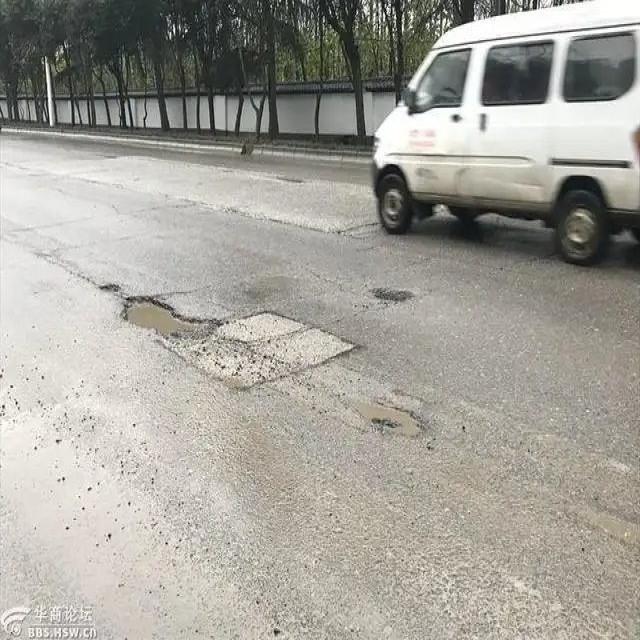
#> input picture data/dataset/images/train/buraco_001.jpg, 640 x 640 px
$ python build_dataset.py
#> lines starting #> are read from the running program, lines starting #| are printed output that depends on the picture
"""
Monta o dataset do CPZAO (Auditoria de Calcadas) no formato YOLO.

A sacada aqui e: em vez de sair fotografando calcada na rua, a gente aproveita 3 bases
publicas que JA sao rotuladas, pega so o que interessa de cada uma e junta tudo numa
taxonomia unica de 3 classes:

  A) buraco_trinca  -> HF Ryukijano/Pothole-detection-Yolov8      (ja vem em caixa YOLO)
  B) piso_tatil     -> Blind road & crosswalk dataset (GitHub)     (vem em mascara -> viro caixa)
  C) obstaculo      -> HF Abtinzandi/Obstacle-Detection-Dataset-YOLO (25 classes -> junto em 1)

Saida: data/dataset/{images,labels}/{train,val,test} + dataset.yaml + estatisticas em docs/.
"""
import os, csv, json, glob, shutil, random, hashlib, io, sys
import urllib.request
from collections import Counter, defaultdict

import cv2
import numpy as np

# caminhos base
ROOT = os.path.dirname(os.path.dirname(os.path.abspath(__file__)))
RAW = os.path.join(ROOT, "_scratch", "raw")   # fontes brutas baixadas (fora do git)
OUT = os.path.join(ROOT, "data", "dataset")    # dataset final que o treino consome
DOCS = os.path.join(ROOT, "docs")              # estatisticas + figuras de QA

CLASSES = ["buraco_trinca", "piso_tatil", "obstaculo"]  # ordem = indice da classe no label
SPLIT = {"train": 70, "val": 20, "test": 10}            # quantas imagens por split (total 100)
TARGET = {"buraco_trinca": 34, "piso_tatil": 33, "obstaculo": 33}  # quantas imagens por classe (~equilibrado)

ROD_BASE = "https://huggingface.co/datasets/Abtinzandi/Obstacle-Detection-Dataset-YOLO/resolve/main"
# das 25 classes do ROD, essas sao as que fazem sentido como "obstaculo de calcada"
# (poste, lixeira, banco, cone, hidrante, placa, etc) -> todas viram a classe 2
ROD_OBSTACLE_IDS = {5, 6, 9, 13, 17, 18, 19, 20, 21, 22, 23, 24}
ROD_NAMES = ["Bike", "Building", "Car", "Person", "Stairs", "Traffic sign", "Electrical Pole",
             "Road", "Motorcycle", "Dustbin", "Dog", "Manhole", "Tree", "Guard rail",
             "Pedestrian crosswalk", "Truck", "Bus", "Bench", "Traffic Cone", "Fire hydrant",
             "Teraffic Barrel", "Plant Pot", "Electrical Box", "Chair", "Bicycle Rack"]

# ----------------------------------------------------------------------------
# helpers (funcoes auxiliares usadas por todo o resto)
# ----------------------------------------------------------------------------

def ahash(path, size=8):
    """
    'average hash' da imagem: uma assinatura de 64 bits (8x8) que resume o visual.
    Imagens parecidas tem hash parecido -> uso isso pra achar quase-duplicatas.
    """
    img = cv2.imread(path, cv2.IMREAD_GRAYSCALE)
    if img is None:
        return None
    small = cv2.resize(img, (size, size), interpolation=cv2.INTER_AREA)  # encolhe pra 8x8
    return (small > small.mean()).flatten().astype(np.uint8)  # cada pixel: acima ou abaixo da media


def hamming(a, b):
    """Distancia de Hamming: em quantos bits os dois hashes diferem (quanto menor, mais parecido)."""
    return int(np.count_nonzero(a != b))


def valid_image(path):
    """Checa se a imagem decodifica inteira (evita JPEG truncado entrar no dataset)."""
    try:
        from PIL import Image
        with Image.open(path) as im:
            im.load()
        return True
    except Exception:  # noqa
        return False


def download(url, dest):
    """Baixa url -> dest, pulando se o arquivo ja existe (idempotente, igual ao download_sources)."""
    if os.path.exists(dest) and os.path.getsize(dest) > 0:
        return dest
    os.makedirs(os.path.dirname(dest), exist_ok=True)
    req = urllib.request.Request(url, headers={"User-Agent": "Mozilla/5.0 cpzao-dataset"})
    with urllib.request.urlopen(req, timeout=180) as r, open(dest, "wb") as f:
        shutil.copyfileobj(r, f)  # copia em streaming (nao carrega tudo na memoria)
    return dest


def read_yolo(path, allowed=None):
    """
    Le um arquivo de label YOLO e devolve lista de (classe, xc, yc, w, h).
    Se 'allowed' for passado, so mantem as linhas cujas classes estao nesse conjunto.
    """
    out = []
    if not os.path.exists(path):
        return out
    with open(path) as f:
        for line in f:
            p = line.split()
            if len(p) < 5:
                continue  # linha quebrada, ignora
            cls = int(float(p[0]))
            if allowed is not None and cls not in allowed:
                continue  # classe que nao interessa
            out.append((cls, *[float(x) for x in p[1:5]]))
    return out


# ----------------------------------------------------------------------------
# fonte A: buraco / trinca  (pothole, ja vem em caixa YOLO)
# ----------------------------------------------------------------------------

def collect_potholes(target):
    """Pega 'target' imagens de buraco que tenham caixa (classe 0) e abram direito."""
    base = os.path.join(RAW, "pothole")
    items = []
    for split in ("train", "valid", "test"):  # varre os 3 splits originais da fonte
        idir, ldir = os.path.join(base, split, "images"), os.path.join(base, split, "labels")
        if not os.path.isdir(idir):
            continue
        for img in sorted(glob.glob(os.path.join(idir, "*"))):
            stem = os.path.splitext(os.path.basename(img))[0]  # nome sem extensao
            boxes = read_yolo(os.path.join(ldir, stem + ".txt"), allowed={0})  # so a classe 0 (buraco)
            if boxes and valid_image(img):
                items.append({"img": img, "boxes": boxes, "src": "Ryukijano/pothole"})
    random.seed(11)           # semente fixa -> sempre pega as mesmas imagens (reprodutivel)
    random.shuffle(items)
    return items[:target]     # corta no alvo


# ----------------------------------------------------------------------------
# fonte B: piso tatil (a anotacao vem como mascara de pixels -> converto pra caixa)
# ----------------------------------------------------------------------------

def mask_to_boxes(mask_path, min_area_ratio=0.0015, close_k=15):
    """
    Converte a mascara de segmentacao do piso tatil em caixas YOLO.
    Passos: isola a cor do piso tatil -> fecha buracos -> acha blobs -> vira caixa.
    """
    m = cv2.imread(mask_path, cv2.IMREAD_COLOR)  # le a mascara em BGR
    if m is None:
        return []
    # na base chinesa, piso tatil (盲道) e pintado de RGB (128,128,0), que em BGR fica (0,128,128)
    blind = (m[:, :, 0] == 0) & (m[:, :, 1] == 128) & (m[:, :, 2] == 128)
    if blind.sum() == 0:
        return []  # nao tem piso tatil nessa mascara
    binm = (blind * 255).astype(np.uint8)  # mascara binaria (0/255)
    k = np.ones((close_k, close_k), np.uint8)
    binm = cv2.morphologyEx(binm, cv2.MORPH_CLOSE, k)  # fecha falhas/buraquinhos na mascara
    # acha os componentes conectados (cada blob separado = um pedaco de piso tatil)
    n, lab, stats, _ = cv2.connectedComponentsWithStats(binm, 8)
    H, W = binm.shape
    boxes = []
    for i in range(1, n):  # i=0 e o fundo, por isso comeca em 1
        x, y, w, h, area = stats[i]
        if area < min_area_ratio * H * W:
            continue  # blob pequeno demais -> provavelmente ruido
        if w < 8 or h < 8:
            continue  # caixa minuscula -> descarta
        # converte (x,y,w,h) em pixels pra formato YOLO normalizado (centro + tamanho em 0..1)
        boxes.append((1, (x + w / 2) / W, (y + h / 2) / H, w / W, h / H))
    return boxes


def collect_tactile(target):
    """Coleta imagens de piso tatil, converte mascara->caixa e tira quase-duplicatas (frames de video)."""
    base = os.path.join(RAW, "blindroad", "Blind road and crosswalk dataset")
    items = []
    for split in ("train", "val", "test"):
        for img in sorted(glob.glob(os.path.join(base, split, "*.jpg"))):
            stem = os.path.splitext(os.path.basename(img))[0]
            mpath = os.path.join(base, split + "_labels", stem + ".png")  # mascara correspondente
            if not os.path.exists(mpath):
                continue
            if not valid_image(img):
                continue
            boxes = mask_to_boxes(mpath)
            if boxes:
                items.append({"img": img, "boxes": boxes, "src": "qweawq/blind-road"})
    # essa base e feita de frames de video, entao tem muita imagem quase igual.
    # aqui mantenho so 1 por grupo de visual parecido (hamming <= 8 no average hash)
    kept, seen = [], []
    for it in sorted(items, key=lambda x: x["img"]):
        h = ahash(it["img"])
        if h is None:
            continue
        if any(hamming(h, s) <= 8 for s in seen):
            continue  # ja tenho uma imagem quase identica a essa
        seen.append(h)
        kept.append(it)
    random.seed(12)
    random.shuffle(kept)
    return kept[:target]


# ----------------------------------------------------------------------------
# fonte C: obstaculo (mobiliario urbano do dataset ROD)
# ----------------------------------------------------------------------------

def collect_obstacles(target):
    """Coleta imagens com mobiliario urbano, baixando so as que a gente vai usar."""
    rows = []
    # 1) le os CSVs de metadados dos 3 splits (cada linha descreve uma imagem e suas classes)
    for split in ("train", "valid", "test"):
        p = os.path.join(RAW, "rod", f"{split}_metadata.csv")
        if not os.path.exists(p):
            continue
        with open(p, newline="", encoding="utf-8-sig") as f:
            for r in csv.DictReader(f):
                r["_split"] = split
                rows.append(r)

    def classes(r):
        # conjunto de ids de classe presentes naquela imagem
        return {int(x) for x in r["class_ids"].split(",") if x.strip()}

    # 'pure' = imagens que SO tem obstaculo (cena limpa de mobiliario)
    pure = [r for r in rows if classes(r) and classes(r) <= ROD_OBSTACLE_IDS]
    pure_names = {r["file_name"] for r in pure}
    # 'mixed' = imagens que tem obstaculo mas tambem outras coisas (cena de rua mais realista)
    mixed = [r for r in rows if classes(r) & ROD_OBSTACLE_IDS and r["file_name"] not in pure_names]
    random.seed(13)
    random.shuffle(pure)
    random.shuffle(mixed)
    # intercala puras e mistas pra ter variedade; se nao houver puras, usa so mistas
    if not pure:
        picked = mixed[: target * 3]
    else:
        picked = [x for pair in zip(pure, mixed + [None] * len(pure)) for x in pair if x is not None]
        picked = picked[: target * 3]  # pega com folga (3x) porque algumas podem falhar no download

    items = []
    for r in picked:
        sp = r["_split"]
        img_rel, lbl_rel = r["file_name"], r["label_file"]
        img_url = f"{ROD_BASE}/{sp}/{img_rel}"
        lbl_url = f"{ROD_BASE}/{sp}/{lbl_rel}"
        cache_img = os.path.join(RAW, "rod", "files", sp, img_rel)
        cache_lbl = os.path.join(RAW, "rod", "files", sp, lbl_rel)
        try:
            # so agora baixa de fato a imagem e o label dessa linha
            download(img_url, cache_img)
            download(lbl_url, cache_lbl)
        except Exception as e:  # noqa
            print("   ! falha ao baixar", img_rel, e)
            continue
        # fica so com as caixas das classes de obstaculo, e marca todas como classe 2
        boxes = []
        for cls, xc, yc, w, h in read_yolo(cache_lbl, allowed=ROD_OBSTACLE_IDS):
            boxes.append((2, xc, yc, w, h))
        if boxes and valid_image(cache_img):
            items.append({"img": cache_img, "boxes": boxes, "src": "Abtinzandi/ROD"})
        if len(items) >= target:
            break  # ja juntei o suficiente, para de baixar
    return items[:target]


# ----------------------------------------------------------------------------
# split (divide em train/val/test de forma estratificada, sem vazar duplicata)
# ----------------------------------------------------------------------------

def make_splits(per_class):
    """
    Divide as imagens em train/val/test POR classe (estratificado), com uma regra importante:
    quase-duplicatas tem que cair TODAS no mesmo split, senao o modelo 'cola' (ve no treino algo
    quase igual ao que esta no teste) e a metrica fica mentirosa.
    Devolve {classe: {'train': [...], 'val': [...], 'test': [...]}}.
    """
    # quantas imagens de cada classe vao pra cada split (soma = alvo de cada classe)
    plan = {"buraco_trinca": {"train": 24, "val": 7, "test": 3},
            "piso_tatil":    {"train": 23, "val": 7, "test": 3},
            "obstaculo":     {"train": 23, "val": 6, "test": 4}}
    out = {}
    for cls, items in per_class.items():
        # 1) agrupa as imagens parecidas em 'grupos de duplicata'
        groups, hashes = [], []
        for it in items:
            h = ahash(it["img"])
            gid = None
            for i, gh in enumerate(groups):
                if h is not None and gh["hash"] is not None and hamming(h, gh["hash"]) <= 8:
                    gid = i  # achou um grupo parecido, entra nele
                    break
            if gid is None:
                groups.append({"hash": h, "items": [it]})  # grupo novo
            else:
                groups[gid]["items"].append(it)
        random.seed(21)
        random.shuffle(groups)

        # 2) distribui os GRUPOS inteiros pelos splits respeitando as cotas do plano
        alloc = plan[cls]
        splits = {"train": [], "val": [], "test": []}
        counts = {k: 0 for k in splits}
        order = ["train", "val", "test"]
        for g in groups:
            placed = False
            for s in order:
                # coloca o grupo inteiro no primeiro split que ainda tem vaga
                if counts[s] + len(g["items"]) <= alloc[s]:
                    splits[s].extend(g["items"])
                    counts[s] += len(g["items"])
                    placed = True
                    break
            if not placed:
                # se nao coube em lugar nenhum pela cota, joga no split com mais vaga sobrando
                s = max(order, key=lambda k: alloc[k] - counts[k])
                splits[s].extend(g["items"])
                counts[s] += len(g["items"])
        out[cls] = splits
    return out


# ----------------------------------------------------------------------------
# main (orquestra tudo: coleta -> split -> grava imagens/labels/yaml/stats/QA)
# ----------------------------------------------------------------------------

def main():
    random.seed(0)
    # zera a pasta de saida pra o build ser 100% reprodutivo (sempre do zero)
    if os.path.isdir(OUT):
        shutil.rmtree(OUT, ignore_errors=True)
    os.makedirs(OUT, exist_ok=True)
    for s in SPLIT:
        os.makedirs(os.path.join(OUT, "images", s), exist_ok=True)
        os.makedirs(os.path.join(OUT, "labels", s), exist_ok=True)

    # coleta cada classe da sua fonte
    print("-> coletando buraco_trinca ...")
    buraco = collect_potholes(TARGET["buraco_trinca"])
    print("   ", len(buraco), "imagens")
    print("-> coletando piso_tatil ...")
    piso = collect_tactile(TARGET["piso_tatil"])
#> in valid_image, im is the input picture: PIL image 640x640 RGB; mean R, G, B 163.6, 161.3, 153.7
#> in mask_to_boxes, `blind = (m[:, :, 0] == 0) & (m[:, :, 1] == 128) & (m[:, :, 2] == 128)`: blind: shape (640, 640) bool; every value is 0
#> in collect_tactile, `kept, seen = [], []`: kept = []
#> piso = []
    print("   ", len(piso), "imagens")
#|     0 imagens
    print("-> coletando obstaculo ...")
    obst = collect_obstacles(TARGET["obstaculo"])
    print("   ", len(obst), "imagens")

    per_class = {"buraco_trinca": buraco, "piso_tatil": piso, "obstaculo": obst}
#> per_class = {'buraco_trinca': [], 'piso_tatil': [], 'obstaculo': []}
    splits = make_splits(per_class)  # divide em train/val/test
#> in make_splits, `alloc = plan[cls]`: alloc = {'train': 24, 'val': 7, 'test': 3}
#> after the loop in make_splits, `for g in groups:`: counts = {'train': 0, 'val': 0, 'test': 0}
#> splits = 3 items

    index = []  # lista com cada arquivo gerado (pra rastreabilidade)
    stats = {"classes": {}, "splits": {}, "sources": {}}
    prefix = {"buraco_trinca": "buraco", "piso_tatil": "piso", "obstaculo": "obst"}

    # grava as imagens e os labels renomeados e numerados (buraco_001.jpg, piso_001.jpg, ...)
    for cls, cls_splits in splits.items():
        cid = CLASSES.index(cls)
        n = 0
        for split, items in cls_splits.items():
            for it in items:
                n += 1
                name = f"{prefix[cls]}_{n:03d}"  # nome padronizado com 3 digitos
                dst_img = os.path.join(OUT, "images", split, name + ".jpg")
                shutil.copy2(it["img"], dst_img)  # copia a imagem pro dataset final
                # normaliza as caixas (garante 0..1) e forca a classe certa
                boxes = []
                for c, xc, yc, w, h in it["boxes"]:
                    c = cid if cls != "obstaculo" else 2
                    xc, yc, w, h = [min(max(v, 0.0), 1.0) for v in (xc, yc, w, h)]  # clipa pra [0,1]
                    boxes.append((c, xc, yc, w, h))
                # escreve o arquivo de label YOLO correspondente
                with open(os.path.join(OUT, "labels", split, name + ".txt"), "w") as f:
                    for b in boxes:
                        f.write("%d %.6f %.6f %.6f %.6f\n" % b)
                index.append({"file": f"images/{split}/{name}.jpg", "class": cls,
                              "split": split, "boxes": len(boxes), "source": it["src"]})
            stats["splits"][split] = stats["splits"].get(split, 0) + len(items)
        # estatisticas por classe: quantas imagens, quantas caixas e distribuicao por split
        stats["classes"][cls] = {"imagens": n,
                                 "instancias": sum(len(i["boxes"]) for i in sum(splits[cls].values(), [])),
                                 "por_split": {k: len(v) for k, v in cls_splits.items()}}
#> this loop made 3 passes
#> cls on passes 1 to 3: 'buraco_trinca', 'piso_tatil', 'obstaculo'
#> after the loop, index = []; stats = 3 items

    # conta de qual fonte veio cada imagem
    for e in index:
        stats["sources"][e["source"]] = stats["sources"].get(e["source"], 0) + 1
#> this loop made 0 passes

    # escreve o dataset.yaml (o arquivo que o ultralytics le pra saber caminhos e classes)
    yaml_path = os.path.join(OUT, "dataset.yaml")
    with open(yaml_path, "w", encoding="utf-8") as f:
        f.write("# Dataset CPZÃO - Auditoria de Calçadas (gerado por src/build_dataset.py)\n")
        f.write("# IMPORTANTE: rode os comandos a partir da raiz do repositório (path é relativo ao cwd)\n")
        f.write("path: data/dataset\n")
        for s in ("train", "val", "test"):
            f.write(f"{s}: images/{s}\n")
        f.write(f"nc: {len(CLASSES)}\n")
        f.write("names:\n")
        for i, c in enumerate(CLASSES):
            f.write(f"  {i}: {c}\n")

    # salva as estatisticas completas + o indice em docs/dataset_stats.json
    stats["total_imagens"] = len(index)
    stats["total_instancias"] = sum(e["boxes"] for e in index)
    os.makedirs(DOCS, exist_ok=True)
    with open(os.path.join(DOCS, "dataset_stats.json"), "w", encoding="utf-8") as f:
        json.dump({"stats": stats, "index": index}, f, indent=2, ensure_ascii=False)

    # gera uma amostra visual (QA): 6 imagens de cada split com as caixas desenhadas,
    # pra conferir no olho se a anotacao ficou certa
    figs = os.path.join(DOCS, "figures")
    os.makedirs(figs, exist_ok=True)
    colors = [(0, 0, 255), (255, 0, 0), (0, 200, 0)]  # cor por classe em BGR (vermelho/azul/verde)
    for split in ("train", "val", "test"):
        imgs = sorted(glob.glob(os.path.join(OUT, "images", split, "*.jpg")))[:6]
        tiles = []
        for p in imgs:
            im = cv2.imread(p)
            H, W = im.shape[:2]
#> H = 640; W = 640
            # acha o label correspondente trocando .../images/... por .../labels/... e .jpg por .txt
            lbl = p.replace(os.sep + "images" + os.sep, os.sep + "labels" + os.sep).replace(".jpg", ".txt")
            for c, xc, yc, w, h in read_yolo(lbl):
                # desconverte YOLO (centro+tamanho normalizado) pra cantos em pixel
                x1, y1 = int((xc - w / 2) * W), int((yc - h / 2) * H)
                x2, y2 = int((xc + w / 2) * W), int((yc + h / 2) * H)
                cv2.rectangle(im, (x1, y1), (x2, y2), colors[c], 2)  # desenha a caixa
                cv2.putText(im, CLASSES[c], (x1, max(14, y1 - 4)),   # escreve o nome da classe
                            cv2.FONT_HERSHEY_SIMPLEX, 0.5, colors[c], 2, cv2.LINE_AA)
            tiles.append(cv2.resize(im, (320, int(320 * im.shape[0] / im.shape[1]))))  # miniatura
        # cola as miniaturas lado a lado num 'mosaico' branco
        hmax = max(t.shape[0] for t in tiles)
#> hmax = 320
        canvas = np.full((hmax, 320 * len(tiles), 3), 255, np.uint8)
#> canvas: shape (320, 320, 3); every value is 255
        for i, t in enumerate(tiles):
            canvas[:t.shape[0], i * 320:(i + 1) * 320] = t
#> this loop made 1 pass
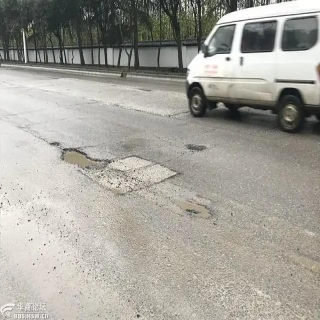
#> canvas: shape (320, 320, 3); mean of channels 0, 1, 2 153.8, 161.4, 163.8; drawn as B, G, R
        cv2.imwrite(os.path.join(figs, f"qa_{split}.jpg"), canvas)

    print(json.dumps(stats, indent=2, ensure_ascii=False))
    print("dataset ->", OUT)


if __name__ == "__main__":
#> (the run stopped early here; a loop or call above may not have finished)
